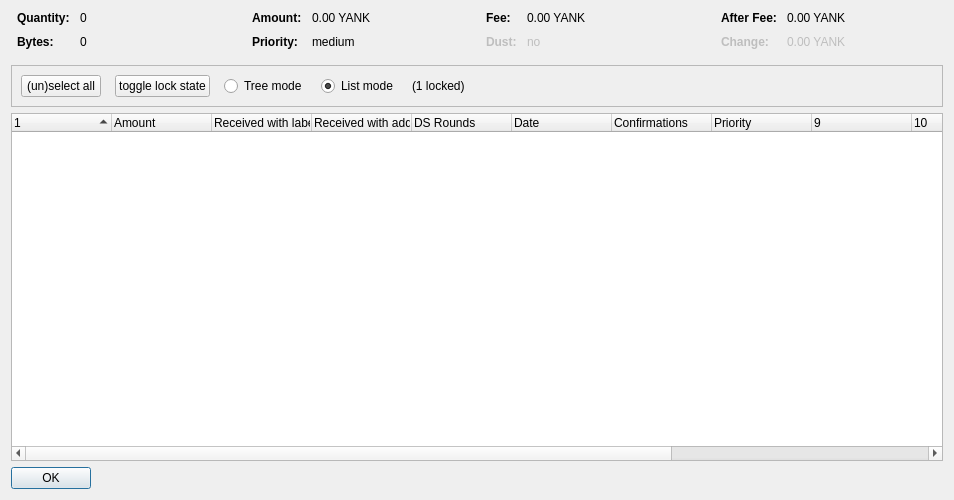
<?xml version="1.0" encoding="UTF-8"?>
<ui version="4.0">
 <class>CoinControlDialog</class>
 <widget class="QDialog" name="CoinControlDialog">
  <property name="geometry">
   <rect>
    <x>0</x>
    <y>0</y>
    <width>954</width>
    <height>500</height>
   </rect>
  </property>
  <property name="windowTitle">
   <string>Coin Selection</string>
  </property>
  <layout class="QVBoxLayout" name="verticalLayout">
   <item>
    <layout class="QHBoxLayout" name="horizontalLayoutTop" stretch="0,0,0,0">
     <property name="topMargin">
      <number>0</number>
     </property>
     <property name="bottomMargin">
      <number>10</number>
     </property>
     <item>
      <layout class="QFormLayout" name="formLayoutCoinControl1">
       <property name="horizontalSpacing">
        <number>10</number>
       </property>
       <property name="verticalSpacing">
        <number>10</number>
       </property>
       <property name="leftMargin">
        <number>6</number>
       </property>
       <property name="rightMargin">
        <number>6</number>
       </property>
       <item row="0" column="0">
        <widget class="QLabel" name="labelCoinControlQuantityText">
         <property name="font">
          <font>
           <weight>75</weight>
           <bold>true</bold>
          </font>
         </property>
         <property name="text">
          <string>Quantity:</string>
         </property>
        </widget>
       </item>
       <item row="0" column="1">
        <widget class="QLabel" name="labelCoinControlQuantity">
         <property name="cursor">
          <cursorShape>IBeamCursor</cursorShape>
         </property>
         <property name="contextMenuPolicy">
          <enum>Qt::ActionsContextMenu</enum>
         </property>
         <property name="text">
          <string notr="true">0</string>
         </property>
         <property name="textInteractionFlags">
          <set>Qt::LinksAccessibleByMouse|Qt::TextSelectableByKeyboard|Qt::TextSelectableByMouse</set>
         </property>
        </widget>
       </item>
       <item row="1" column="0">
        <widget class="QLabel" name="labelCoinControlBytesText">
         <property name="font">
          <font>
           <weight>75</weight>
           <bold>true</bold>
          </font>
         </property>
         <property name="text">
          <string>Bytes:</string>
         </property>
        </widget>
       </item>
       <item row="1" column="1">
        <widget class="QLabel" name="labelCoinControlBytes">
         <property name="cursor">
          <cursorShape>IBeamCursor</cursorShape>
         </property>
         <property name="contextMenuPolicy">
          <enum>Qt::ActionsContextMenu</enum>
         </property>
         <property name="text">
          <string notr="true">0</string>
         </property>
         <property name="textInteractionFlags">
          <set>Qt::LinksAccessibleByMouse|Qt::TextSelectableByKeyboard|Qt::TextSelectableByMouse</set>
         </property>
        </widget>
       </item>
      </layout>
     </item>
     <item>
      <layout class="QFormLayout" name="formLayoutCoinControl2">
       <property name="horizontalSpacing">
        <number>10</number>
       </property>
       <property name="verticalSpacing">
        <number>10</number>
       </property>
       <property name="leftMargin">
        <number>6</number>
       </property>
       <property name="rightMargin">
        <number>6</number>
       </property>
       <item row="0" column="0">
        <widget class="QLabel" name="labelCoinControlAmountText">
         <property name="font">
          <font>
           <weight>75</weight>
           <bold>true</bold>
          </font>
         </property>
         <property name="text">
          <string>Amount:</string>
         </property>
        </widget>
       </item>
       <item row="0" column="1">
        <widget class="QLabel" name="labelCoinControlAmount">
         <property name="cursor">
          <cursorShape>IBeamCursor</cursorShape>
         </property>
         <property name="contextMenuPolicy">
          <enum>Qt::ActionsContextMenu</enum>
         </property>
         <property name="text">
          <string notr="true">0.00 YANK</string>
         </property>
         <property name="textInteractionFlags">
          <set>Qt::LinksAccessibleByMouse|Qt::TextSelectableByKeyboard|Qt::TextSelectableByMouse</set>
         </property>
        </widget>
       </item>
       <item row="1" column="0">
        <widget class="QLabel" name="labelCoinControlPriorityText">
         <property name="font">
          <font>
           <weight>75</weight>
           <bold>true</bold>
          </font>
         </property>
         <property name="text">
          <string>Priority:</string>
         </property>
        </widget>
       </item>
       <item row="1" column="1">
        <widget class="QLabel" name="labelCoinControlPriority">
         <property name="cursor">
          <cursorShape>IBeamCursor</cursorShape>
         </property>
         <property name="contextMenuPolicy">
          <enum>Qt::ActionsContextMenu</enum>
         </property>
         <property name="text">
          <string>medium</string>
         </property>
         <property name="textInteractionFlags">
          <set>Qt::LinksAccessibleByMouse|Qt::TextSelectableByKeyboard|Qt::TextSelectableByMouse</set>
         </property>
        </widget>
       </item>
      </layout>
     </item>
     <item>
      <layout class="QFormLayout" name="formLayoutCoinControl3">
       <property name="horizontalSpacing">
        <number>10</number>
       </property>
       <property name="verticalSpacing">
        <number>10</number>
       </property>
       <property name="leftMargin">
        <number>6</number>
       </property>
       <property name="rightMargin">
        <number>6</number>
       </property>
       <item row="0" column="0">
        <widget class="QLabel" name="labelCoinControlFeeText">
         <property name="font">
          <font>
           <weight>75</weight>
           <bold>true</bold>
          </font>
         </property>
         <property name="text">
          <string>Fee:</string>
         </property>
        </widget>
       </item>
       <item row="0" column="1">
        <widget class="QLabel" name="labelCoinControlFee">
         <property name="cursor">
          <cursorShape>IBeamCursor</cursorShape>
         </property>
         <property name="contextMenuPolicy">
          <enum>Qt::ActionsContextMenu</enum>
         </property>
         <property name="text">
          <string notr="true">0.00 YANK</string>
         </property>
         <property name="textInteractionFlags">
          <set>Qt::LinksAccessibleByMouse|Qt::TextSelectableByKeyboard|Qt::TextSelectableByMouse</set>
         </property>
        </widget>
       </item>
       <item row="1" column="0">
        <widget class="QLabel" name="labelCoinControlLowOutputText">
         <property name="enabled">
          <bool>false</bool>
         </property>
         <property name="font">
          <font>
           <weight>75</weight>
           <bold>true</bold>
          </font>
         </property>
         <property name="text">
          <string>Dust:</string>
         </property>
        </widget>
       </item>
       <item row="1" column="1">
        <widget class="QLabel" name="labelCoinControlLowOutput">
         <property name="enabled">
          <bool>false</bool>
         </property>
         <property name="cursor">
          <cursorShape>IBeamCursor</cursorShape>
         </property>
         <property name="contextMenuPolicy">
          <enum>Qt::ActionsContextMenu</enum>
         </property>
         <property name="text">
          <string>no</string>
         </property>
         <property name="textInteractionFlags">
          <set>Qt::LinksAccessibleByMouse|Qt::TextSelectableByKeyboard|Qt::TextSelectableByMouse</set>
         </property>
        </widget>
       </item>
      </layout>
     </item>
     <item>
      <layout class="QFormLayout" name="formLayoutCoinControl4">
       <property name="horizontalSpacing">
        <number>10</number>
       </property>
       <property name="verticalSpacing">
        <number>10</number>
       </property>
       <property name="leftMargin">
        <number>6</number>
       </property>
       <property name="rightMargin">
        <number>6</number>
       </property>
       <item row="0" column="0">
        <widget class="QLabel" name="labelCoinControlAfterFeeText">
         <property name="font">
          <font>
           <weight>75</weight>
           <bold>true</bold>
          </font>
         </property>
         <property name="text">
          <string>After Fee:</string>
         </property>
        </widget>
       </item>
       <item row="0" column="1">
        <widget class="QLabel" name="labelCoinControlAfterFee">
         <property name="cursor">
          <cursorShape>IBeamCursor</cursorShape>
         </property>
         <property name="contextMenuPolicy">
          <enum>Qt::ActionsContextMenu</enum>
         </property>
         <property name="text">
          <string notr="true">0.00 YANK</string>
         </property>
         <property name="textInteractionFlags">
          <set>Qt::LinksAccessibleByMouse|Qt::TextSelectableByKeyboard|Qt::TextSelectableByMouse</set>
         </property>
        </widget>
       </item>
       <item row="1" column="0">
        <widget class="QLabel" name="labelCoinControlChangeText">
         <property name="enabled">
          <bool>false</bool>
         </property>
         <property name="font">
          <font>
           <weight>75</weight>
           <bold>true</bold>
          </font>
         </property>
         <property name="text">
          <string>Change:</string>
         </property>
        </widget>
       </item>
       <item row="1" column="1">
        <widget class="QLabel" name="labelCoinControlChange">
         <property name="enabled">
          <bool>false</bool>
         </property>
         <property name="cursor">
          <cursorShape>IBeamCursor</cursorShape>
         </property>
         <property name="contextMenuPolicy">
          <enum>Qt::ActionsContextMenu</enum>
         </property>
         <property name="text">
          <string notr="true">0.00 YANK</string>
         </property>
         <property name="textInteractionFlags">
          <set>Qt::LinksAccessibleByMouse|Qt::TextSelectableByKeyboard|Qt::TextSelectableByMouse</set>
         </property>
        </widget>
       </item>
      </layout>
     </item>
    </layout>
   </item>
   <item>
    <widget class="QFrame" name="frame">
     <property name="minimumSize">
      <size>
       <width>0</width>
       <height>40</height>
      </size>
     </property>
     <property name="frameShape">
      <enum>QFrame::StyledPanel</enum>
     </property>
     <property name="frameShadow">
      <enum>QFrame::Sunken</enum>
     </property>
     <layout class="QHBoxLayout" name="horizontalLayout">
      <item>
       <layout class="QHBoxLayout" name="horizontalLayoutPanel" stretch="0,0,0,0,0,0">
        <property name="spacing">
         <number>14</number>
        </property>
        <item>
         <widget class="QPushButton" name="pushButtonSelectAll">
          <property name="sizePolicy">
           <sizepolicy hsizetype="Maximum" vsizetype="Fixed">
            <horstretch>0</horstretch>
            <verstretch>0</verstretch>
           </sizepolicy>
          </property>
          <property name="text">
           <string>(un)select all</string>
          </property>
          <property name="autoDefault">
           <bool>false</bool>
          </property>
         </widget>
        </item>
        <item>
         <widget class="QPushButton" name="pushButtonToggleLock">
          <property name="sizePolicy">
           <sizepolicy hsizetype="Maximum" vsizetype="Fixed">
            <horstretch>0</horstretch>
            <verstretch>0</verstretch>
           </sizepolicy>
          </property>
          <property name="text">
           <string>toggle lock state</string>
          </property>
          <property name="autoDefault">
           <bool>false</bool>
          </property>
         </widget>
        </item>
        <item>
         <widget class="QRadioButton" name="radioTreeMode">
          <property name="sizePolicy">
           <sizepolicy hsizetype="Maximum" vsizetype="Fixed">
            <horstretch>0</horstretch>
            <verstretch>0</verstretch>
           </sizepolicy>
          </property>
          <property name="text">
           <string>Tree mode</string>
          </property>
         </widget>
        </item>
        <item>
         <widget class="QRadioButton" name="radioListMode">
          <property name="sizePolicy">
           <sizepolicy hsizetype="Maximum" vsizetype="Fixed">
            <horstretch>0</horstretch>
            <verstretch>0</verstretch>
           </sizepolicy>
          </property>
          <property name="text">
           <string>List mode</string>
          </property>
          <property name="checked">
           <bool>true</bool>
          </property>
         </widget>
        </item>
        <item>
         <widget class="QLabel" name="labelLocked">
          <property name="text">
           <string>(1 locked)</string>
          </property>
         </widget>
        </item>
        <item>
         <spacer name="horizontalSpacer">
          <property name="orientation">
           <enum>Qt::Horizontal</enum>
          </property>
          <property name="sizeHint" stdset="0">
           <size>
            <width>40</width>
            <height>20</height>
           </size>
          </property>
         </spacer>
        </item>
       </layout>
      </item>
     </layout>
    </widget>
   </item>
   <item>
    <widget class="CoinControlTreeWidget" name="treeWidget">
     <property name="contextMenuPolicy">
      <enum>Qt::CustomContextMenu</enum>
     </property>
     <property name="sortingEnabled">
      <bool>false</bool>
     </property>
     <property name="columnCount">
      <number>13</number>
     </property>
     <attribute name="headerShowSortIndicator" stdset="0">
      <bool>true</bool>
     </attribute>
     <attribute name="headerStretchLastSection">
      <bool>false</bool>
     </attribute>
     <column>
      <property name="text">
       <string/>
      </property>
     </column>
     <column>
      <property name="text">
       <string>Amount</string>
      </property>
     </column>
     <column>
      <property name="text">
       <string>Received with label</string>
      </property>
     </column>
     <column>
      <property name="text">
       <string>Received with address</string>
      </property>
     </column>
     <column>
      <property name="text">
       <string>DS Rounds</string>
      </property>
     </column>
     <column>
      <property name="text">
       <string>Date</string>
      </property>
     </column>
     <column>
      <property name="text">
       <string>Confirmations</string>
      </property>
      <property name="toolTip">
       <string>Confirmed</string>
      </property>
     </column>
     <column>
      <property name="text">
       <string>Priority</string>
      </property>
     </column>
     <column>
      <property name="text">
       <string/>
      </property>
     </column>
     <column>
      <property name="text">
       <string/>
      </property>
     </column>
     <column>
      <property name="text">
       <string/>
      </property>
     </column>
     <column>
      <property name="text">
       <string/>
      </property>
     </column>
     <column>
      <property name="text">
       <string/>
      </property>
     </column>
    </widget>
   </item>
   <item>
    <widget class="QDialogButtonBox" name="buttonBox">
     <property name="sizePolicy">
      <sizepolicy hsizetype="Maximum" vsizetype="Fixed">
       <horstretch>0</horstretch>
       <verstretch>0</verstretch>
      </sizepolicy>
     </property>
     <property name="orientation">
      <enum>Qt::Horizontal</enum>
     </property>
     <property name="standardButtons">
      <set>QDialogButtonBox::Ok</set>
     </property>
    </widget>
   </item>
  </layout>
 </widget>
 <customwidgets>
  <customwidget>
   <class>CoinControlTreeWidget</class>
   <extends>QTreeWidget</extends>
   <header>coincontroltreewidget.h</header>
  </customwidget>
 </customwidgets>
 <resources/>
 <connections/>
</ui>
